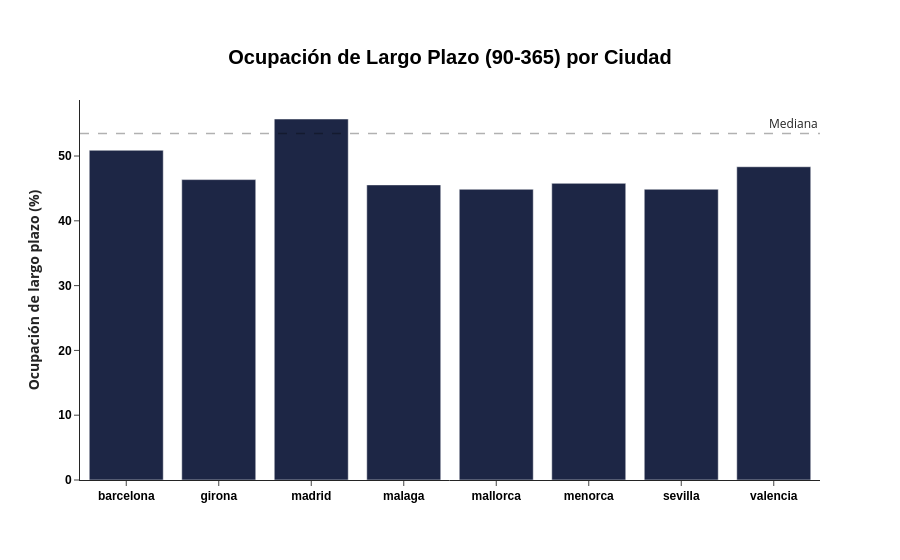

The cell this chart's notebook holds for it:
### Code cell
import plotly.graph_objects as go

fig = go.Figure()


fig.add_trace(
    go.Bar(
        x=kpis_ciudad["city"],
        y=kpis_ciudad["ocupacion_largo_plazo"],
        marker_color="#1D2645",
        name="Ocupacion corto plazo"
    )
)

# La linea de median
fig.add_hline(
    y=mediana_corto_plazo,
    line_dash="dash",
    line_color="black",
    line_width=1.5,
    annotation_text="Mediana",
    annotation_position="top right"
)

fig.update_layout(
    title={
        'text':"Ocupación de Largo Plazo (90-365) por Ciudad",
        'x':0.5,
        'xanchor': 'center',
        'yanchor': 'top',
        'font': {'size':20, 'family':'Arial', 'color':'black', 'weight':'bold'}
    },
    xaxis_title='',
    
    xaxis_title_font={'size':16, 'family':'Arial', 'color':'black', 'weight':'bold'},
    yaxis_title_font={'size':16, 'family':'Arial', 'color':'black', 'weight':'bold'},

    xaxis_tickfont={'size':12, 'family':'Arial', 'color':'black', 'weight':'bold'},
    yaxis_tickfont={'size':12, 'family':'Arial', 'color':'black', 'weight':'bold'},
    
    
    yaxis_title="<b>Ocupación de largo plazo (%)</b>",
    bargap=0.2,
    template="simple_white"
)

fig.show()

### Figure 1 — Plotly figure (JSON) as saved in the notebook; plotly's stock layout.template omitted (floating-point values rounded to 4 significant figures)
{"data": [{"marker": {"color": "#1D2645"}, "name": "Ocupacion corto plazo", "type": "bar", "x": ["barcelona", "girona", "madrid", "malaga", "mallorca", "menorca", "sevilla", "valencia"], "y": [50.89, 46.36, 55.71, 45.55, 44.87, 45.78, 44.87, 48.35]}], "layout": {"annotations": [{"showarrow": false, "text": "Mediana", "x": 1, "xanchor": "right", "xref": "x domain", "y": 53.47, "yanchor": "bottom", "yref": "y"}], "bargap": 0.2, "shapes": [{"line": {"color": "black", "dash": "dash", "width": 1.5}, "type": "line", "x0": 0, "x1": 1, "xref": "x domain", "y0": 53.47, "y1": 53.47, "yref": "y"}], "title": {"font": {"color": "black", "family": "Arial", "size": 20, "weight": "bold"}, "text": "Ocupación de Largo Plazo (90-365) por Ciudad", "x": 0.5, "xanchor": "center", "yanchor": "top"}, "xaxis": {"tickfont": {"color": "black", "family": "Arial", "size": 12, "weight": "bold"}, "title": {"font": {"color": "black", "family": "Arial", "size": 16, "weight": "bold"}, "text": ""}}, "yaxis": {"tickfont": {"color": "black", "family": "Arial", "size": 12, "weight": "bold"}, "title": {"text": "<b>Ocupación de largo plazo (%)</b>"}}}}
